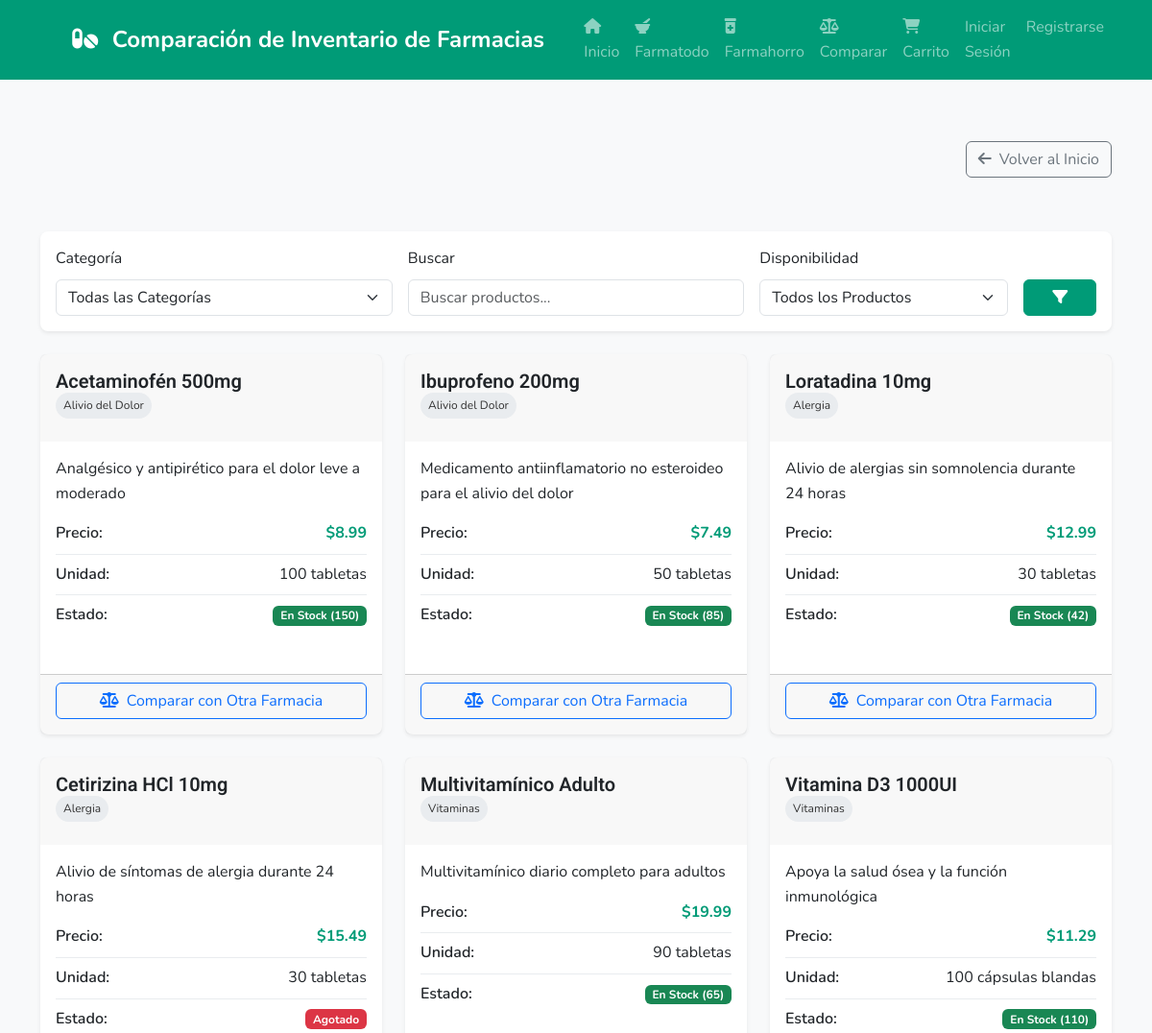
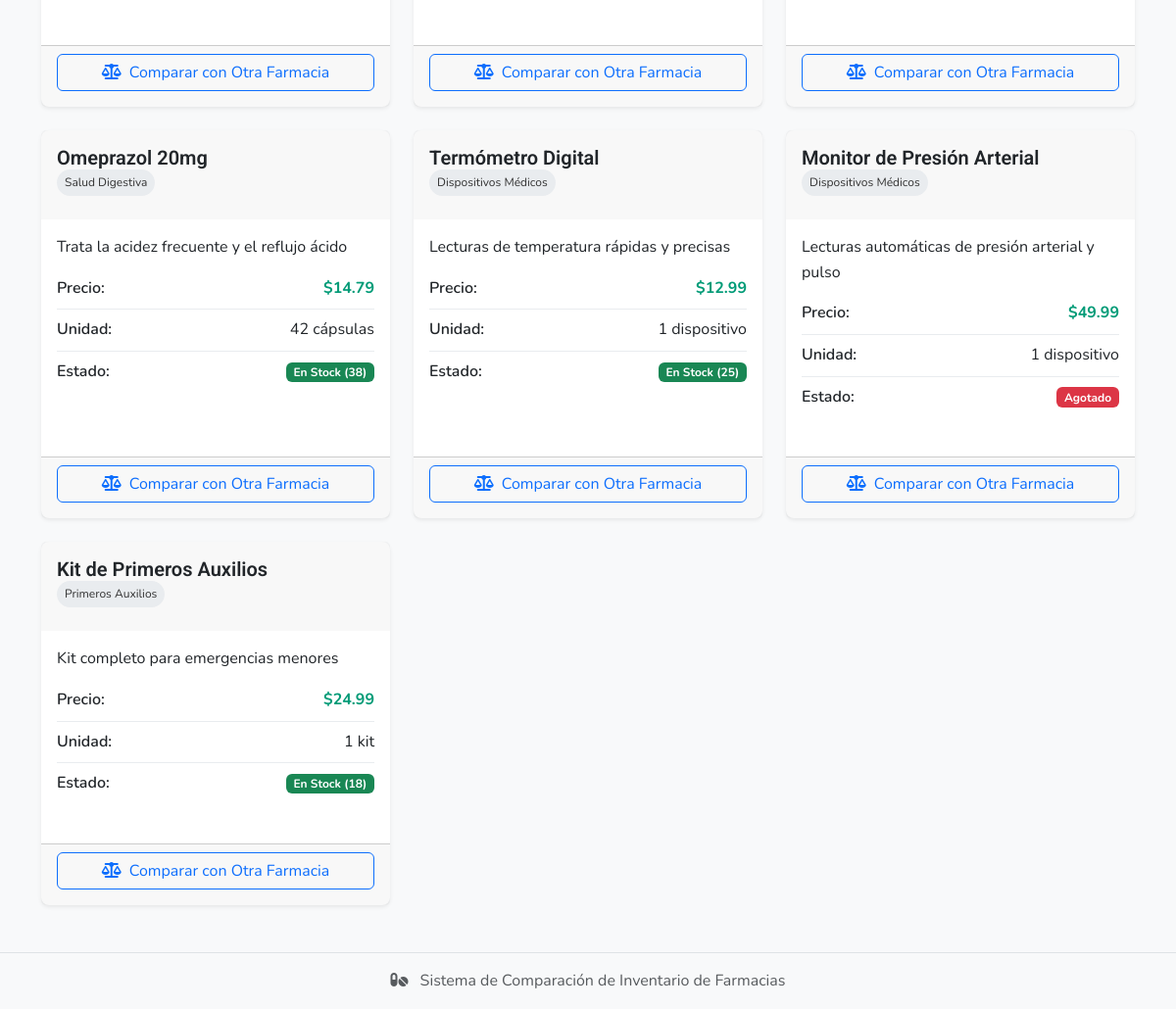
/pharmacy/1, run on the app's committed database (2 pictures, top to bottom).
### models.py (models this page shows)
class Product(db.Model):
    id = db.Column(db.Integer, primary_key=True)
    code = db.Column(db.String(20), unique=True, nullable=False)  # p1_001, p2_001, etc
    name = db.Column(db.String(100), nullable=False)
    category = db.Column(db.String(50), nullable=False)
    description = db.Column(db.String(255))
    price = db.Column(db.Float, nullable=False)
    unit = db.Column(db.String(50))
    in_stock = db.Column(db.Boolean, default=True)
    stock_quantity = db.Column(db.Integer, default=0)
    pharmacy_id = db.Column(db.Integer, db.ForeignKey('pharmacy.id'), nullable=False)

### app.py (the view, shortened to what this page needs)
@app.route("/pharmacy/<int:pharmacy_id>")
def pharmacy(pharmacy_id):
    pharmacy = Pharmacy.query.get_or_404(pharmacy_id)
    category = request.args.get("category", "")
    search_query = request.args.get("search", "")
    availability = request.args.get("availability", "")
    products = pharmacy.products
    if category:
        products = [p for p in products if p.category == category]
    if availability == "in_stock":
        products = [p for p in products if p.in_stock]
    elif availability == "out_of_stock":
        products = [p for p in products if not p.in_stock]
    total_cart_items = get_total_cart_items()
    categories = sorted(
        list(set([p.category for p in pharmacy.products if p.category]))
    )
    product1_id = request.args.get("product1", type=int)
    product2_id = request.args.get("product2", type=int)
    return render_template(
        "pharmacy.html",
        pharmacy=pharmacy,
        products=products,
        categories=categories,
        selected_category=category,
        search_query=search_query,
        selected_availability=availability,
        total_cart_items=total_cart_items,
        product1_id=product1_id,
        product2_id=product2_id,
        pharmacy_id=pharmacy_id,
    )

### app.py (called while the page is built)
def get_total_cart_items():
    cart = session.get("cart", {})
    return sum(cart.values())

### templates/pharmacy.html (shortened to what this page needs)
{% extends "layout.html" %}
{% block content %}
<div class="pharmacy-header" style="border-bottom: 5px solid '{{ pharmacy.color }}';">
    <div class="row align-items-end">
        <div class="text-md-end">
            <a href="{{ url_for('home') }}" class="btn btn-outline-secondary">
                <i class="fas fa-arrow-left me-2"></i>Volver al Inicio
            </a>
        </div>
    </div>
</div>
<div class="card shadow-sm my-4">
    <div class="card-body">
        <form action="{{ url_for('pharmacy', pharmacy_id=pharmacy_id) }}" method="get" class="row g-3">
            <div class="col-md-4">
                <label for="category" class="form-label">Categoría</label>
                <select name="category" id="category" class="form-select">
                    <option value="">Todas las Categorías</option>
                </select>
            </div>
            <div class="col-md-4">
                <label for="search" class="form-label">Buscar</label>
                <input type="text" name="search" id="search" class="form-control" placeholder="Buscar productos..."
                    value="{{ search_query }}">
            </div>
            <div class="col-md-3">
                <label for="availability" class="form-label">Disponibilidad</label>
                <select name="availability" id="availability" class="form-select">
                    <option value="">Todos los Productos</option>
                </select>
            </div>
            <div class="col-md-1 d-flex align-items-end">
                <button type="submit" class="btn btn-primary w-100">
                    <i class="fas fa-filter"></i>
                </button>
            </div>
        </form>
    </div>
</div>
<div class="row">
    {% if pharmacy.products|length > 0 %}
    {% for product in pharmacy.products %}
    <div class="col-md-4 mb-4">
        <div class="card shadow-sm h-100 product-detail-card">
            <div class="card-header" style="background-color: '{{ pharmacy.color }}'20;">
                <h5 class="card-title mb-0">{{ product.name }}</h5>
                <span class="category-badge">{{ product.category }}</span>
            </div>
            <div class="card-body">
                <p class="card-text">{{ product.description }}</p>
                <div class="product-info">
                    <div class="info-item">
                        <span class="label">Precio:</span>
                        <span class="value price">${{ "%.2f"|format(product.price) }}</span>
                    </div>
                    <div class="info-item">
                        <span class="label">Unidad:</span>
                        <span class="value">{{ product.unit }}</span>
                    </div>
                    <div class="info-item">
                        <span class="label">Estado:</span>
                        <span class="value">
                            {% if product.in_stock %}
                            <span class="badge bg-success">En Stock ({{ product.stock_quantity }})</span>
                            {% else %}
                            <span class="badge bg-danger">Agotado</span>
                            {% endif %}
                        </span>
                    </div>
                </div>
            </div>
            <div class="card-footer d-flex flex-column align-items-center">
                {% if product1_id %}
                <a href="{{ url_for('compare', product1=product1_id, product2=product.id) }}"
                    class="btn btn-outline-primary w-100 mb-2">
                    <i class="fas fa-plus-circle me-2"></i>Añadir a Comparación
                </a>
                {% else %}
                <a href="{{ url_for('compare', product1=product.id) }}" class="btn btn-outline-primary w-100 mb-2">
                    <i class="fas fa-balance-scale me-2"></i>Comparar con Otra Farmacia
                </a>
                {% endif %}
            </div>
        </div>
    </div>
    {% endfor %}
    {% endif %}
</div>
{% endblock %}

### templates/layout.html (shortened to what this page needs)
<!DOCTYPE html>
<html lang="es">
<head>
    <link href="https://cdn.jsdelivr.net/npm/bootstrap@5.3.0-alpha1/dist/css/bootstrap.min.css" rel="stylesheet">
    <link rel="stylesheet" href="https://cdnjs.cloudflare.com/ajax/libs/font-awesome/6.4.0/css/all.min.css">
    <link rel="stylesheet" href="{{ url_for('static', filename='css/styles.css') }}">
</head>
<body>
    <nav class="navbar navbar-expand-lg navbar-dark bg-primary">
        <div class="container">
            <a class="navbar-brand mx-auto text-center w-100" href="{{ url_for('home') }}">
                <i class="fa-solid fa-pills me-2"></i>
                Comparación de Inventario de Farmacias
            </a>
            {% if not hide_navbar_menu %}
            <div class="collapse navbar-collapse" id="navbarNav">
                <ul class="navbar-nav ms-auto">
                    <li class="nav-item">
                        <a class="nav-link {% if active_page == 'home' %}active{% endif %}" href="{{ url_for('home') }}">
                            <i class="fas fa-home me-1"></i> Inicio
                        </a>
                    </li>
                    <li class="nav-item">
                        <a class="nav-link {% if active_page == 'pharmacy1' %}active{% endif %}" href="{{ url_for('pharmacy', pharmacy_id=1) }}">
                            <i class="fas fa-mortar-pestle me-1"></i> Farmatodo
                        </a>
                    </li>
                    <li class="nav-item">
                        <a class="nav-link {% if active_page == 'pharmacy2' %}active{% endif %}" href="{{ url_for('pharmacy', pharmacy_id=2) }}">
                            <i class="fas fa-prescription-bottle-medical me-1"></i> Farmahorro
                        </a>
                    </li>
                    <li class="nav-item">
                        <a class="nav-link {% if active_page == 'compare' %}active{% endif %}" href="{{ url_for('compare') }}">
                            <i class="fas fa-balance-scale me-1"></i> Comparar
                        </a>
                    </li>
                    <li class="nav-item">
                        <a class="nav-link {% if active_page == 'cart' %}active{% endif %}" href="{{ url_for('view_cart') }}">
                            <i class="fas fa-shopping-cart me-1"></i> Carrito
                        </a>
                    </li>
                    {% if current_user.is_authenticated %}
                        <li class="nav-item">
                            <span class="nav-link">Hola, {{ current_user.username }}</span>
                        </li>
                        <li class="nav-item">
                            <a class="nav-link" href="{{ url_for('logout') }}">Cerrar Sesión</a>
                        </li>
                    {% else %}
                        <li class="nav-item">
                            <a class="nav-link" href="{{ url_for('login') }}">Iniciar Sesión</a>
                        </li>
                        <li class="nav-item">
                            <a class="nav-link" href="{{ url_for('register') }}">Registrarse</a>
                        </li>
                    {% endif %}
                </ul>
            </div>
            {% endif %}
        </div>
    </nav>
    <main class="container py-4">
        {% block content %}{% endblock %}
    </main>
    <footer class="footer mt-auto py-3 bg-light">
        <div class="container text-center">
            <span class="text-muted">
                <i class="fa-solid fa-pills me-2"></i> Sistema de Comparación de Inventario de Farmacias
            </span>
        </div>
    </footer>
</body>
</html>

### static/css/styles.css (style rules this page uses)
:root { --primary: #009B77; --secondary: #4A90E2; --background: #F8F9FA; --text: #333333; --accent: #E74C3C; --light-grey: #e9ecef; --card-shadow: 0 .125rem .25rem rgba(0, 0, 0, .075); --spacing: 16px; }
body { font-family: 'Nunito', 'Roboto', sans-serif; background-color: var(--background); color: var(--text); line-height: 1.6; }
h1, h2, h3, h4, h5, h6 { font-family: 'Roboto', sans-serif; font-weight: 700; color: var(--text); }
.navbar-dark.bg-primary { background-color: var(--primary) !important; }
.navbar-brand { font-weight: 700; font-size: 1.5rem; }
.card { border-radius: 0.5rem; box-shadow: var(--card-shadow); border: none; margin-bottom: var(--spacing); }
.card-title { font-weight: 600; }
.category-badge { display: inline-block; background-color: var(--light-grey); color: var(--text); padding: 0.25rem 0.5rem; border-radius: 1rem; font-size: 0.75rem; margin-bottom: 0.5rem; }
.product-detail-card .card-header { border-bottom: none; padding: 1rem; }
.product-detail-card .card-body { padding: 1rem; }
.product-info { margin-top: 1rem; }
.product-info .info-item { display: flex; justify-content: space-between; margin-bottom: 0.5rem; padding-bottom: 0.5rem; border-bottom: 1px solid var(--light-grey); }
.product-info .info-item:last-child { border-bottom: none; }
.product-info .label { font-weight: 600; }
.product-info .price { font-weight: 700; color: var(--primary); }
.pharmacy-header { padding: 1.5rem 0; margin-bottom: 2rem; }
.btn-primary { background-color: var(--primary); border-color: var(--primary); }
.footer { border-top: 1px solid #dee2e6; margin-top: 2rem; }

### data on the page
Product: name "Acetaminofén 500mg", category "Alivio del Dolor", description "Analgésico y antipirético para el dolor leve a moderado", price "8.99", unit "100 tabletas", stock_quantity "150"
Product: name "Ibuprofeno 200mg", category "Alivio del Dolor", description "Medicamento antiinflamatorio no esteroideo para el alivio del dolor", price "7.49", unit "50 tabletas", stock_quantity "85"
Product: name "Loratadina 10mg", category "Alergia", description "Alivio de alergias sin somnolencia durante 24 horas", price "12.99", unit "30 tabletas", stock_quantity "42"
Product: name "Cetirizina HCl 10mg", category "Alergia", description "Alivio de síntomas de alergia durante 24 horas", price "15.49", unit "30 tabletas", in_stock "Agotado"
Product: name "Multivitamínico Adulto", category "Vitaminas", description "Multivitamínico diario completo para adultos", price "19.99", unit "90 tabletas", stock_quantity "65"
Product: name "Vitamina D3 1000UI", category "Vitaminas", description "Apoya la salud ósea y la función inmunológica", price "11.29", unit "100 cápsulas blandas", stock_quantity "110"
Product: name "Omeprazol 20mg", category "Salud Digestiva", description "Trata la acidez frecuente y el reflujo ácido", price "14.79", unit "42 cápsulas", stock_quantity "38"
Product: name "Termómetro Digital", category "Dispositivos Médicos", description "Lecturas de temperatura rápidas y precisas", price "12.99", unit "1 dispositivo", stock_quantity "25"
Product: name "Monitor de Presión Arterial", category "Dispositivos Médicos", description "Lecturas automáticas de presión arterial y pulso", price "49.99", unit "1 dispositivo", in_stock "Agotado"
Product: name "Kit de Primeros Auxilios", category "Primeros Auxilios", description "Kit completo para emergencias menores", price "24.99", unit "1 kit", stock_quantity "18"
